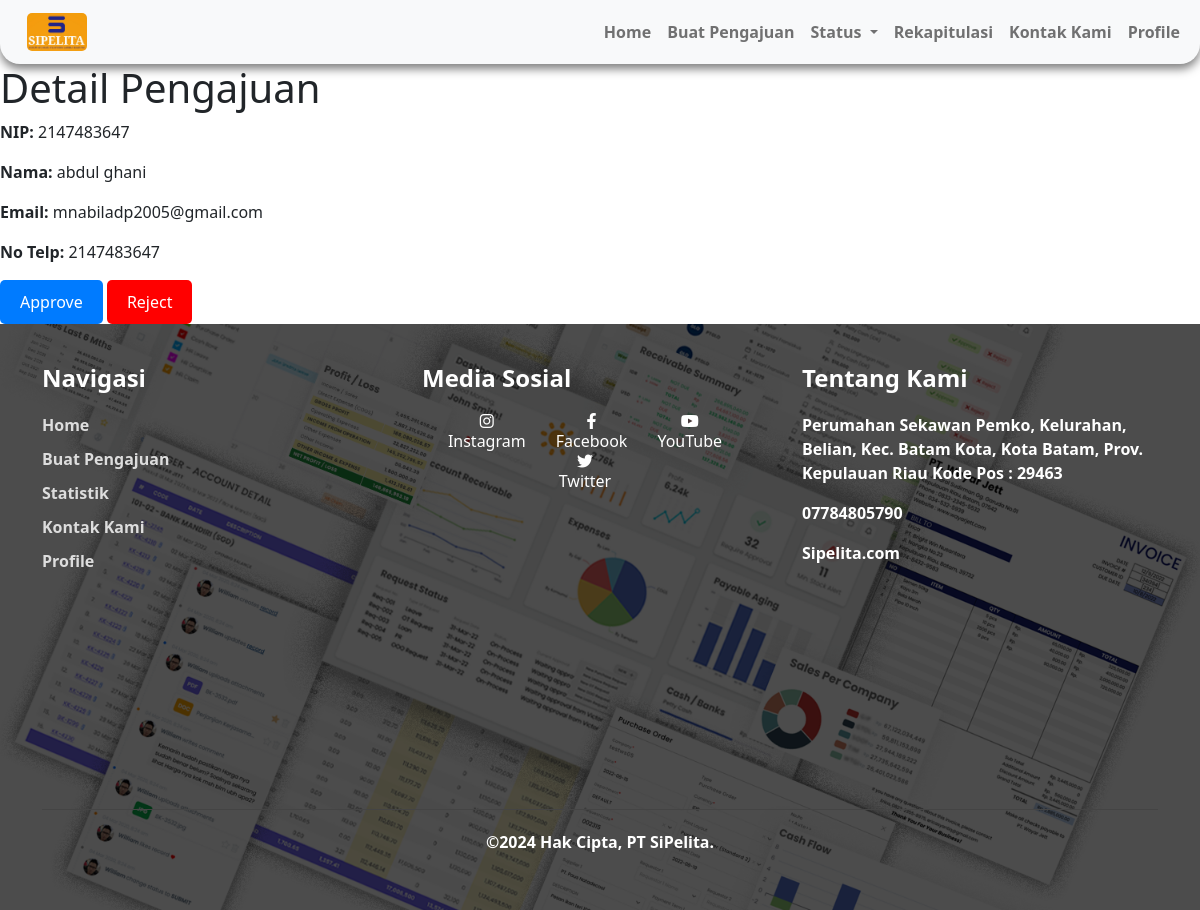
/admin_approval.php?no_pengajuan=87, run on the app's committed database.
### tables this page shows
CREATE TABLE `tb_pengajuan_lpj` (
  `no_pengajuan` int(255) NOT NULL,
  `nama_pemohon` varchar(20) NOT NULL,
  `nip` int(20) NOT NULL,
  `no_telp` int(12) NOT NULL,
  `email` varchar(40) NOT NULL,
  `tgl_kegiatan` date NOT NULL,
  `tgl_kegiatan_selesai` date NOT NULL,
  `kegiatan` varchar(30) NOT NULL,
  `uraian_kegiatan` text NOT NULL,
  `status` varchar(255) NOT NULL DEFAULT '''Pending'', ''Approved'', ''Rejected''	',
  `waktu_pengajuan` timestamp NOT NULL DEFAULT current_timestamp() ON UPDATE current_timestamp()
);

### admin_approval.php (the view, shortened to what this page needs)
<?php include 'loader.php'; ?>
<?php include 'navbar.php'; ?>
<!DOCTYPE html>
<html lang="en">
<head>
    <link href="https://cdn.jsdelivr.net/npm/bootstrap@5.3.0-alpha1/dist/css/bootstrap.min.css" rel="stylesheet">
    <link href="https://cdnjs.cloudflare.com/ajax/libs/font-awesome/6.0.0-beta3/css/all.min.css" rel="stylesheet">
    <link rel="stylesheet" href="style/style.css" />
</head>
<body>
    <?php
    include 'koneksi.php';
    $no_pengajuan = $_GET['no_pengajuan'];
    $query = "SELECT * FROM tb_pengajuan_lpj WHERE no_pengajuan='$no_pengajuan'";
    $result = mysqli_query($koneksi, $query);
    $pengajuan = mysqli_fetch_assoc($result);
    ?>
    <h1>Detail Pengajuan</h1>
    <p><strong>NIP:</strong> <?php echo $pengajuan['nip']; ?></p>
    <p><strong>Nama:</strong> <?php echo $pengajuan['nama_pemohon']; ?></p>
    <p><strong>Email:</strong> <?php echo $pengajuan['email']; ?></p>
    <p><strong>No Telp:</strong> <?php echo $pengajuan['no_telp']; ?></p>
    <form method="post">
        <button type="submit" name="approve" style="background-color: #007BFF; color: white; padding: 10px 20px; border: none; border-radius: 5px;">Approve</button>
        <button type="submit" name="reject" style="background-color: #FF0000; color: white; padding: 10px 20px; border: none; border-radius: 5px;">Reject</button>
    </form>
</body>
</html>
<?php include 'footer.php'; ?>
</body>
</html>

### data on the page
tb_pengajuan_lpj: nip "2147483647", nama_pemohon "abdul ghani", email "mnabiladp2005@gmail.com", no_telp "2147483647"
